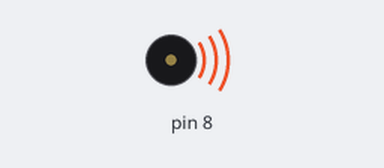
Simulated run of this sketch. Board: Arduino Uno, built with avr-gcc and run on an emulated ATmega328P. Parts: buzzer (waves = sounding).

Above: at 0.1 s.
At 2.2 s:
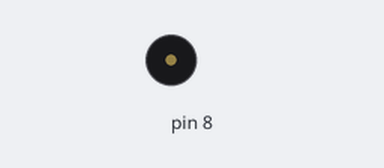
Timing chart, 0 to 3.7 s (numbered marks = the images above):
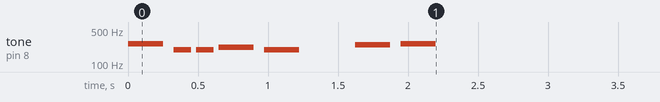

The sketch:

melody.ino
```cpp
#include "pitches.h"

int melody[] = {
  NOTE_C4, NOTE_G3, NOTE_G3, NOTE_A3, NOTE_G3, 0, NOTE_B3, NOTE_C4
};

int noteDurations[] = {
  4, 8, 8, 4, 4, 4, 4, 4
};

int noteDuration;
int pauseBetweenNotes;

void setup() {
  for (int thisNote = 0; thisNote < 8; thisNote++) {
    noteDuration = 1000 / noteDurations[thisNote];
    tone(8, melody[thisNote], noteDuration);
    pauseBetweenNotes = noteDuration * 1.30;
    delay(pauseBetweenNotes);
    noTone(8);
  }
}

void loop() {
  //  no need to repeat the melody.
}
```
